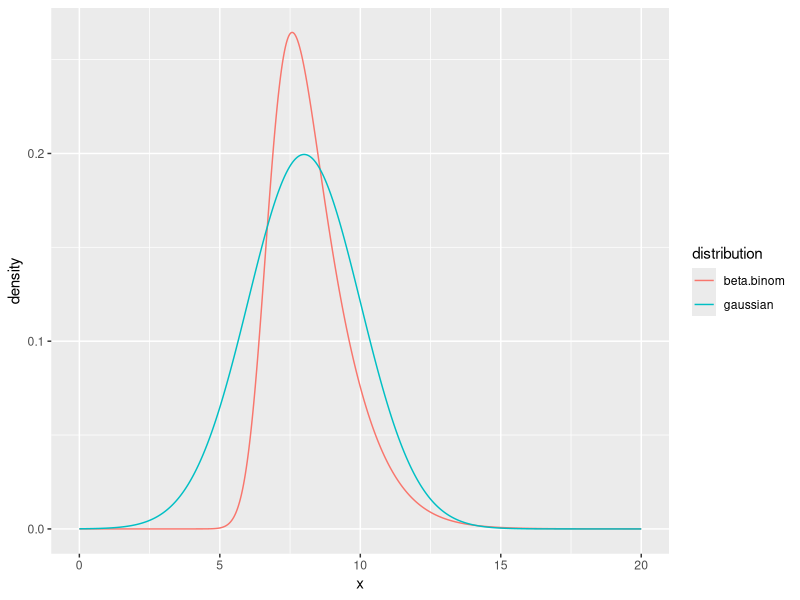
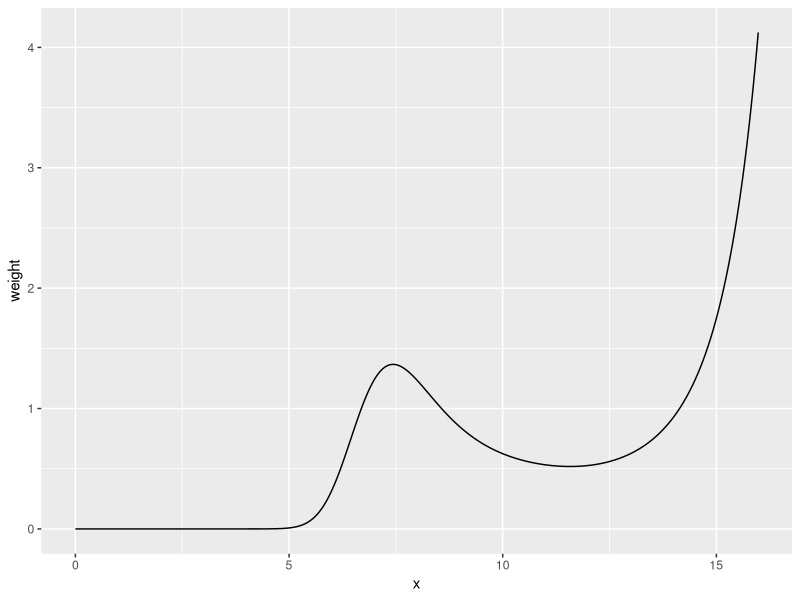

The R source for these figures, in order: (Note: this script raises an error after producing the figures.)

command.arguments <- commandArgs(trailingOnly = TRUE);
output.directory  <- command.arguments[1];
code.directory    <- command.arguments[2];

####################################################################################################
library(LearnBayes);
library(ggplot2);
library(scales);
#library(sn);

setwd(output.directory);

### AUXILIAR FUNCTIONS #############################################################################
beta.binom.conditional <- function(log.K = NULL, data = NULL) {

	theta1 <- -6.818793;
	eta    <- exp(theta1) / (1 + exp(theta1));

	K <- exp(log.K);

	y <- data[,1];
	n <- data[,2];
	N <- length(y);

	logf <- numeric(length = length(log.K));
	for (i in 1:length(log.K)) {
		logf[i] <- sum(
			   lbeta(K[i] * eta + y, K[i] * (1 - eta) + n - y)
			 - lbeta(K[i] * eta,     K[i] * (1 - eta))
			);
		}
	logf <- logf + log.K - 2 * log(1 + K);

	output.value <- exp(logf - max(logf));
	return(output.value);

	}

### SECTION 5.9 ####################################################################################
integrate.results <- integrate(
	f     = beta.binom.conditional,
	lower = 2,
	upper = 16,
	data  = cancermortality
	);
integrate.results;

png("Fig5-05-A.png");
my.levels <- c('beta.binom','gaussian');
x.values <- 0 + (20-0) * seq(0,1,1e-3);
beta.binom.conditional.density <- beta.binom.conditional(
	log.K = x.values,
	data = cancermortality
	)/integrate.results[['value']];
gaussian.density <- dnorm(x = x.values, mean = 8, sd = 2);
DF.beta.binom.conditional <- data.frame(
	x            = x.values,
	density      = beta.binom.conditional.density,
	distribution = factor(rep('beta.binom',length(x.values)), levels=my.levels)
	);
DF.gaussian <- data.frame(
	x            = x.values,
	density      = gaussian.density,
	distribution = factor(rep('gaussian',length(x.values)), levels=my.levels)
	);
DF.temp <- rbind(DF.beta.binom.conditional,DF.gaussian);
qplot(data = DF.temp, x = x, y = density, colour = distribution, geom = "line");
dev.off();

png("Fig5-05-B.png");
DF.temp <- data.frame(
	x      = x.values,
	weight = beta.binom.conditional.density / gaussian.density
	);
qplot(data = DF.temp[x.values < 16,], x = x, y = weight, geom = "line");
dev.off();

png("Fig5-05-C.png");
my.levels <- c('beta.binom','T(8,2,2)');
x.values <- 3 + (16-3) * seq(0,1,1e-3);
scaled.t2.density <- sn::dst(x = x.values, location = 8, scale = 2, df = 2);
DF.beta.binom.conditional <- data.frame(
	x            = x.values,
	density      = beta.binom.conditional.density,
	distribution = factor(rep('beta.binom',length(x.values)), levels=my.levels)
	);
DF.t2 <- data.frame(
	x            = x.values,
	density      = scaled.t2.density,
	distribution = factor(rep('T(8,2,2)',length(x.values)), levels=my.levels)
	);
DF.temp <- rbind(DF.beta.binom.conditional,DF.t2);
qplot(data = DF.temp, x = x, y = density, colour = distribution, geom = "line");
dev.off();

png("Fig5-05-D.png");
DF.temp <- data.frame(
	x      = x.values,
	weight = beta.binom.conditional.density / scaled.t2.density
	);
qplot(data = DF.temp[x.values < 16,], x = x, y = weight, geom = "line");
dev.off();
